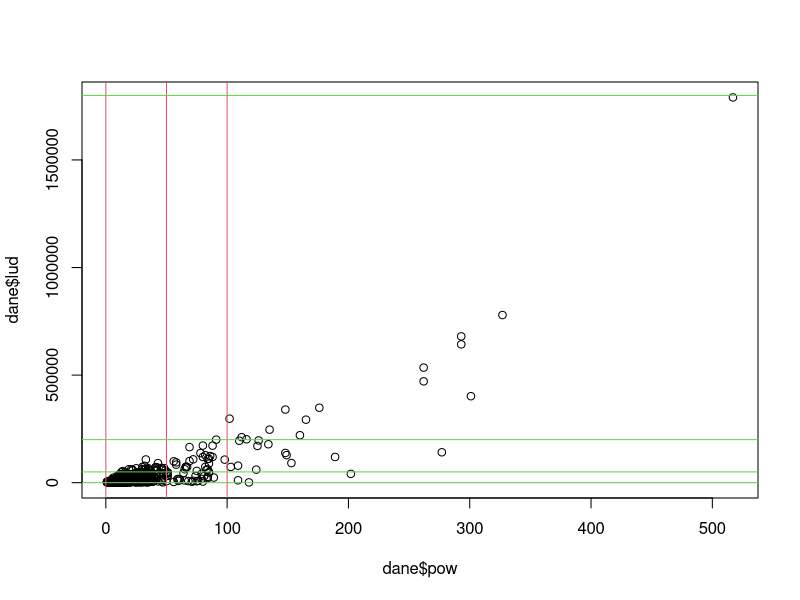

Here is the R script that generated this plot:
dane <- read.csv("set-5/miasta.csv", sep = ";", fileEncoding = "Windows-1250")
head(dane)

plot(dane$pow, dane$lud)

# H0: powierzchnia miasta i liczba ludności są niezależne
# H1: istnieje zależność między powierzchnią a liczbą ludności

summary(dane$pow)
summary(dane$lud)
range(dane$pow, na.rm = TRUE)
range(dane$lud, na.rm = TRUE)

granice_pow <- c(0, 50, 100, 600)
pow <- cut(dane$pow, breaks = granice_pow)

granice_lud <- c(0, 50000, 200000, 1800000)
lud <- cut(dane$lud, breaks = granice_lud)

tab <- table(pow, lud)
tab

abline(v = granice_pow, col = 2)
abline(h = granice_lud, col = 3)

chisq.test(tab)
# p-value < 0.05 - powierzchnia miasta i liczba ludności są niezależne
